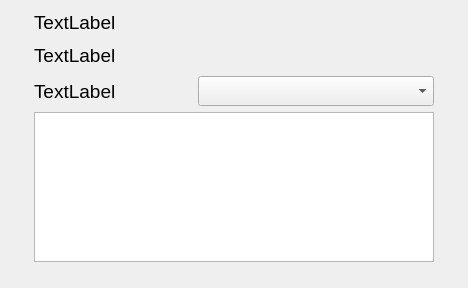
<?xml version="1.0" encoding="UTF-8"?>
<ui version="4.0">
 <class>qtvUITabProperties</class>
 <widget class="QWidget" name="qtvUITabProperties">
  <property name="geometry">
   <rect>
    <x>0</x>
    <y>0</y>
    <width>468</width>
    <height>288</height>
   </rect>
  </property>
  <property name="font">
   <font>
    <family>Arial</family>
    <pointsize>14</pointsize>
   </font>
  </property>
  <property name="windowTitle">
   <string>Form</string>
  </property>
  <layout class="QHBoxLayout" name="horizontalLayout" stretch="1,10,1">
   <item>
    <spacer name="space_3">
     <property name="orientation">
      <enum>Qt::Horizontal</enum>
     </property>
     <property name="sizeHint" stdset="0">
      <size>
       <width>40</width>
       <height>20</height>
      </size>
     </property>
    </spacer>
   </item>
   <item>
    <layout class="QVBoxLayout" name="layout_0" stretch="1,2,1,10,1">
     <item>
      <widget class="QLabel" name="lb_title">
       <property name="font">
        <font>
         <family>Arial</family>
         <pointsize>14</pointsize>
        </font>
       </property>
       <property name="text">
        <string>TextLabel</string>
       </property>
      </widget>
     </item>
     <item>
      <widget class="QLabel" name="lb_desc">
       <property name="font">
        <font>
         <family>Arial</family>
         <pointsize>14</pointsize>
        </font>
       </property>
       <property name="text">
        <string>TextLabel</string>
       </property>
       <property name="wordWrap">
        <bool>true</bool>
       </property>
       <property name="margin">
        <number>10</number>
       </property>
      </widget>
     </item>
     <item>
      <layout class="QHBoxLayout" name="layout_01" stretch="4,6">
       <item>
        <widget class="QLabel" name="lb_codec">
         <property name="font">
          <font>
           <family>Arial</family>
           <pointsize>14</pointsize>
          </font>
         </property>
         <property name="text">
          <string>TextLabel</string>
         </property>
        </widget>
       </item>
       <item>
        <widget class="QComboBox" name="cb_codecs">
         <property name="font">
          <font>
           <family>Times New Roman</family>
           <pointsize>14</pointsize>
          </font>
         </property>
        </widget>
       </item>
      </layout>
     </item>
     <item>
      <widget class="qtvUITableBase" name="table_properties">
       <property name="minimumSize">
        <size>
         <width>400</width>
         <height>0</height>
        </size>
       </property>
       <property name="font">
        <font>
         <family>Times New Roman</family>
         <pointsize>14</pointsize>
        </font>
       </property>
      </widget>
     </item>
     <item>
      <spacer name="space_1">
       <property name="orientation">
        <enum>Qt::Vertical</enum>
       </property>
       <property name="sizeHint" stdset="0">
        <size>
         <width>20</width>
         <height>40</height>
        </size>
       </property>
      </spacer>
     </item>
    </layout>
   </item>
   <item>
    <spacer name="space_2">
     <property name="orientation">
      <enum>Qt::Horizontal</enum>
     </property>
     <property name="sizeHint" stdset="0">
      <size>
       <width>40</width>
       <height>20</height>
      </size>
     </property>
    </spacer>
   </item>
  </layout>
 </widget>
 <customwidgets>
  <customwidget>
   <class>qtvUITableBase</class>
   <extends>QTableWidget</extends>
   <header>ui/base/qtv_ui_table.h</header>
  </customwidget>
 </customwidgets>
 <resources/>
 <connections/>
</ui>
